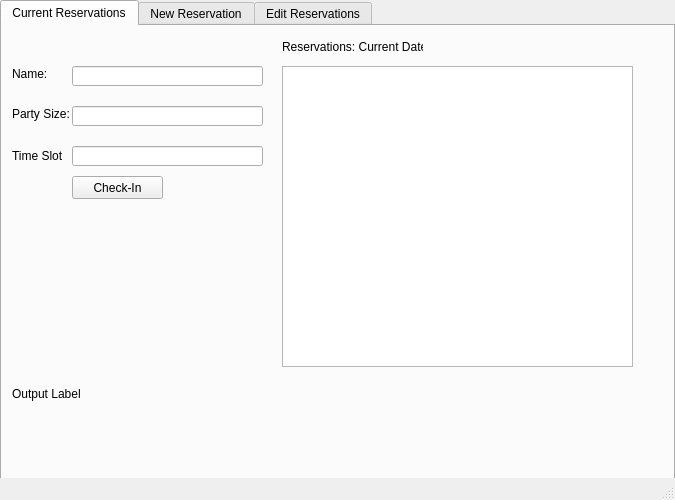
<?xml version="1.0" encoding="UTF-8"?>
<ui version="4.0">
 <class>MainWindow</class>
 <widget class="QMainWindow" name="MainWindow">
  <property name="geometry">
   <rect>
    <x>0</x>
    <y>0</y>
    <width>675</width>
    <height>500</height>
   </rect>
  </property>
  <property name="minimumSize">
   <size>
    <width>675</width>
    <height>500</height>
   </size>
  </property>
  <property name="maximumSize">
   <size>
    <width>675</width>
    <height>500</height>
   </size>
  </property>
  <property name="windowTitle">
   <string>Hibachi Reservation</string>
  </property>
  <widget class="QWidget" name="centralwidget">
   <widget class="QTabWidget" name="tabWidget">
    <property name="geometry">
     <rect>
      <x>0</x>
      <y>0</y>
      <width>675</width>
      <height>500</height>
     </rect>
    </property>
    <property name="minimumSize">
     <size>
      <width>675</width>
      <height>500</height>
     </size>
    </property>
    <property name="maximumSize">
     <size>
      <width>675</width>
      <height>500</height>
     </size>
    </property>
    <property name="currentIndex">
     <number>0</number>
    </property>
    <widget class="QWidget" name="tab">
     <attribute name="title">
      <string>Current Reservations</string>
     </attribute>
     <widget class="QLabel" name="label">
      <property name="geometry">
       <rect>
        <x>280</x>
        <y>10</y>
        <width>141</width>
        <height>21</height>
       </rect>
      </property>
      <property name="text">
       <string>Reservations: Current Date</string>
      </property>
     </widget>
     <widget class="QLabel" name="label_3">
      <property name="geometry">
       <rect>
        <x>10</x>
        <y>40</y>
        <width>61</width>
        <height>16</height>
       </rect>
      </property>
      <property name="text">
       <string>Name:</string>
      </property>
     </widget>
     <widget class="QLabel" name="label_4">
      <property name="geometry">
       <rect>
        <x>10</x>
        <y>120</y>
        <width>51</width>
        <height>20</height>
       </rect>
      </property>
      <property name="text">
       <string>Time Slot:</string>
      </property>
     </widget>
     <widget class="QLineEdit" name="curr_time">
      <property name="geometry">
       <rect>
        <x>70</x>
        <y>120</y>
        <width>191</width>
        <height>20</height>
       </rect>
      </property>
     </widget>
     <widget class="QLineEdit" name="curr_name">
      <property name="geometry">
       <rect>
        <x>70</x>
        <y>40</y>
        <width>191</width>
        <height>20</height>
       </rect>
      </property>
      <property name="text">
       <string/>
      </property>
     </widget>
     <widget class="QPushButton" name="check_in_button">
      <property name="geometry">
       <rect>
        <x>70</x>
        <y>150</y>
        <width>91</width>
        <height>23</height>
       </rect>
      </property>
      <property name="text">
       <string>Check-In</string>
      </property>
     </widget>
     <widget class="QLabel" name="curr_output">
      <property name="geometry">
       <rect>
        <x>10</x>
        <y>360</y>
        <width>601</width>
        <height>16</height>
       </rect>
      </property>
      <property name="text">
       <string>Output Label</string>
      </property>
     </widget>
     <widget class="QListWidget" name="curr_res_lst">
      <property name="geometry">
       <rect>
        <x>280</x>
        <y>40</y>
        <width>351</width>
        <height>301</height>
       </rect>
      </property>
     </widget>
     <widget class="QLineEdit" name="curr_size">
      <property name="geometry">
       <rect>
        <x>70</x>
        <y>80</y>
        <width>191</width>
        <height>20</height>
       </rect>
      </property>
     </widget>
     <widget class="QLabel" name="label_16">
      <property name="geometry">
       <rect>
        <x>10</x>
        <y>80</y>
        <width>61</width>
        <height>16</height>
       </rect>
      </property>
      <property name="text">
       <string>Party Size:</string>
      </property>
     </widget>
    </widget>
    <widget class="QWidget" name="tab_3">
     <attribute name="title">
      <string>New Reservation</string>
     </attribute>
     <widget class="QLabel" name="label_10">
      <property name="geometry">
       <rect>
        <x>10</x>
        <y>20</y>
        <width>41</width>
        <height>16</height>
       </rect>
      </property>
      <property name="text">
       <string>Name:</string>
      </property>
     </widget>
     <widget class="QLabel" name="label_11">
      <property name="geometry">
       <rect>
        <x>180</x>
        <y>100</y>
        <width>47</width>
        <height>14</height>
       </rect>
      </property>
      <property name="text">
       <string/>
      </property>
     </widget>
     <widget class="QLabel" name="label_12">
      <property name="geometry">
       <rect>
        <x>10</x>
        <y>50</y>
        <width>81</width>
        <height>16</height>
       </rect>
      </property>
      <property name="text">
       <string>Phone Number:</string>
      </property>
     </widget>
     <widget class="QLabel" name="label_13">
      <property name="geometry">
       <rect>
        <x>10</x>
        <y>80</y>
        <width>47</width>
        <height>14</height>
       </rect>
      </property>
      <property name="text">
       <string/>
      </property>
     </widget>
     <widget class="QLabel" name="label_15">
      <property name="geometry">
       <rect>
        <x>10</x>
        <y>80</y>
        <width>61</width>
        <height>16</height>
       </rect>
      </property>
      <property name="text">
       <string>Party Size</string>
      </property>
     </widget>
     <widget class="QLineEdit" name="new_name">
      <property name="geometry">
       <rect>
        <x>100</x>
        <y>20</y>
        <width>151</width>
        <height>20</height>
       </rect>
      </property>
     </widget>
     <widget class="QLineEdit" name="new_number">
      <property name="geometry">
       <rect>
        <x>100</x>
        <y>50</y>
        <width>151</width>
        <height>20</height>
       </rect>
      </property>
     </widget>
     <widget class="QLineEdit" name="new_size">
      <property name="geometry">
       <rect>
        <x>100</x>
        <y>80</y>
        <width>151</width>
        <height>20</height>
       </rect>
      </property>
     </widget>
     <widget class="QCalendarWidget" name="new_calender">
      <property name="geometry">
       <rect>
        <x>360</x>
        <y>0</y>
        <width>301</width>
        <height>190</height>
       </rect>
      </property>
     </widget>
     <widget class="QLabel" name="label_17">
      <property name="geometry">
       <rect>
        <x>10</x>
        <y>120</y>
        <width>47</width>
        <height>14</height>
       </rect>
      </property>
      <property name="text">
       <string/>
      </property>
     </widget>
     <widget class="QLabel" name="avail_tables">
      <property name="geometry">
       <rect>
        <x>170</x>
        <y>210</y>
        <width>151</width>
        <height>16</height>
       </rect>
      </property>
      <property name="text">
       <string>Available Tables:</string>
      </property>
     </widget>
     <widget class="QLabel" name="avail_seats">
      <property name="geometry">
       <rect>
        <x>10</x>
        <y>210</y>
        <width>81</width>
        <height>16</height>
       </rect>
      </property>
      <property name="text">
       <string>Available Seats:</string>
      </property>
     </widget>
     <widget class="QListWidget" name="new_res_lst">
      <property name="geometry">
       <rect>
        <x>360</x>
        <y>190</y>
        <width>301</width>
        <height>251</height>
       </rect>
      </property>
     </widget>
     <widget class="QRadioButton" name="rad_400">
      <property name="geometry">
       <rect>
        <x>10</x>
        <y>110</y>
        <width>80</width>
        <height>18</height>
       </rect>
      </property>
      <property name="text">
       <string>4:00 PM</string>
      </property>
      <attribute name="buttonGroup">
       <string notr="true">buttonGroup</string>
      </attribute>
     </widget>
     <widget class="QRadioButton" name="rad_430">
      <property name="geometry">
       <rect>
        <x>90</x>
        <y>110</y>
        <width>80</width>
        <height>18</height>
       </rect>
      </property>
      <property name="text">
       <string>4:30 PM</string>
      </property>
      <attribute name="buttonGroup">
       <string notr="true">buttonGroup</string>
      </attribute>
     </widget>
     <widget class="QRadioButton" name="rad_500">
      <property name="geometry">
       <rect>
        <x>170</x>
        <y>110</y>
        <width>80</width>
        <height>18</height>
       </rect>
      </property>
      <property name="text">
       <string>5:00 PM</string>
      </property>
      <attribute name="buttonGroup">
       <string notr="true">buttonGroup</string>
      </attribute>
     </widget>
     <widget class="QRadioButton" name="rad_600">
      <property name="geometry">
       <rect>
        <x>10</x>
        <y>140</y>
        <width>80</width>
        <height>18</height>
       </rect>
      </property>
      <property name="text">
       <string>6:00 PM</string>
      </property>
      <attribute name="buttonGroup">
       <string notr="true">buttonGroup</string>
      </attribute>
     </widget>
     <widget class="QRadioButton" name="rad_630">
      <property name="geometry">
       <rect>
        <x>90</x>
        <y>140</y>
        <width>80</width>
        <height>18</height>
       </rect>
      </property>
      <property name="text">
       <string>6:30 PM</string>
      </property>
      <attribute name="buttonGroup">
       <string notr="true">buttonGroup</string>
      </attribute>
     </widget>
     <widget class="QRadioButton" name="rad_700">
      <property name="geometry">
       <rect>
        <x>170</x>
        <y>140</y>
        <width>80</width>
        <height>18</height>
       </rect>
      </property>
      <property name="text">
       <string>7:00 PM</string>
      </property>
      <attribute name="buttonGroup">
       <string notr="true">buttonGroup</string>
      </attribute>
     </widget>
     <widget class="QRadioButton" name="rad_730">
      <property name="geometry">
       <rect>
        <x>250</x>
        <y>140</y>
        <width>80</width>
        <height>18</height>
       </rect>
      </property>
      <property name="text">
       <string>7:30 PM</string>
      </property>
      <attribute name="buttonGroup">
       <string notr="true">buttonGroup</string>
      </attribute>
     </widget>
     <widget class="QRadioButton" name="rad_800">
      <property name="geometry">
       <rect>
        <x>10</x>
        <y>170</y>
        <width>80</width>
        <height>18</height>
       </rect>
      </property>
      <property name="text">
       <string>8:00 PM</string>
      </property>
      <attribute name="buttonGroup">
       <string notr="true">buttonGroup</string>
      </attribute>
     </widget>
     <widget class="QRadioButton" name="rad_830">
      <property name="geometry">
       <rect>
        <x>90</x>
        <y>170</y>
        <width>80</width>
        <height>18</height>
       </rect>
      </property>
      <property name="text">
       <string>8:30 PM</string>
      </property>
      <attribute name="buttonGroup">
       <string notr="true">buttonGroup</string>
      </attribute>
     </widget>
     <widget class="QRadioButton" name="rad_530">
      <property name="geometry">
       <rect>
        <x>250</x>
        <y>110</y>
        <width>80</width>
        <height>18</height>
       </rect>
      </property>
      <property name="text">
       <string>5:30 PM</string>
      </property>
      <attribute name="buttonGroup">
       <string notr="true">buttonGroup</string>
      </attribute>
     </widget>
    </widget>
    <widget class="QWidget" name="tab_2">
     <attribute name="title">
      <string>Edit Reservations</string>
     </attribute>
     <widget class="QPushButton" name="edit_del_button">
      <property name="geometry">
       <rect>
        <x>100</x>
        <y>350</y>
        <width>75</width>
        <height>23</height>
       </rect>
      </property>
      <property name="text">
       <string>DELETE</string>
      </property>
     </widget>
     <widget class="QPushButton" name="edit_set_button">
      <property name="geometry">
       <rect>
        <x>440</x>
        <y>350</y>
        <width>75</width>
        <height>23</height>
       </rect>
      </property>
      <property name="text">
       <string>SET</string>
      </property>
     </widget>
     <widget class="QCalendarWidget" name="edit_calender">
      <property name="geometry">
       <rect>
        <x>360</x>
        <y>0</y>
        <width>291</width>
        <height>211</height>
       </rect>
      </property>
     </widget>
     <widget class="QLabel" name="label_2">
      <property name="geometry">
       <rect>
        <x>20</x>
        <y>230</y>
        <width>81</width>
        <height>16</height>
       </rect>
      </property>
      <property name="text">
       <string>Name:          *</string>
      </property>
     </widget>
     <widget class="QLineEdit" name="edit_name">
      <property name="geometry">
       <rect>
        <x>100</x>
        <y>230</y>
        <width>211</width>
        <height>20</height>
       </rect>
      </property>
     </widget>
     <widget class="QLineEdit" name="edit_phone">
      <property name="geometry">
       <rect>
        <x>100</x>
        <y>290</y>
        <width>211</width>
        <height>20</height>
       </rect>
      </property>
     </widget>
     <widget class="QLineEdit" name="edit_size">
      <property name="geometry">
       <rect>
        <x>100</x>
        <y>260</y>
        <width>211</width>
        <height>20</height>
       </rect>
      </property>
     </widget>
     <widget class="QLabel" name="label_5">
      <property name="geometry">
       <rect>
        <x>20</x>
        <y>260</y>
        <width>81</width>
        <height>16</height>
       </rect>
      </property>
      <property name="text">
       <string>Party Size:    *</string>
      </property>
     </widget>
     <widget class="QLabel" name="label_6">
      <property name="geometry">
       <rect>
        <x>20</x>
        <y>290</y>
        <width>91</width>
        <height>16</height>
       </rect>
      </property>
      <property name="text">
       <string>Phone Number:</string>
      </property>
     </widget>
     <widget class="QLineEdit" name="edit_time">
      <property name="geometry">
       <rect>
        <x>100</x>
        <y>320</y>
        <width>211</width>
        <height>20</height>
       </rect>
      </property>
     </widget>
     <widget class="QLabel" name="label_7">
      <property name="geometry">
       <rect>
        <x>20</x>
        <y>320</y>
        <width>47</width>
        <height>14</height>
       </rect>
      </property>
      <property name="text">
       <string/>
      </property>
     </widget>
     <widget class="QLabel" name="label_8">
      <property name="geometry">
       <rect>
        <x>20</x>
        <y>320</y>
        <width>71</width>
        <height>16</height>
       </rect>
      </property>
      <property name="text">
       <string>Time Slot:    *</string>
      </property>
     </widget>
     <widget class="QLabel" name="label_9">
      <property name="geometry">
       <rect>
        <x>10</x>
        <y>390</y>
        <width>651</width>
        <height>31</height>
       </rect>
      </property>
      <property name="text">
       <string>Output Label</string>
      </property>
     </widget>
     <widget class="QListWidget" name="edit_res_list">
      <property name="geometry">
       <rect>
        <x>0</x>
        <y>0</y>
        <width>351</width>
        <height>211</height>
       </rect>
      </property>
     </widget>
     <widget class="QLabel" name="label_14">
      <property name="geometry">
       <rect>
        <x>330</x>
        <y>230</y>
        <width>61</width>
        <height>16</height>
       </rect>
      </property>
      <property name="text">
       <string>New Name:</string>
      </property>
     </widget>
     <widget class="QLabel" name="label_18">
      <property name="geometry">
       <rect>
        <x>330</x>
        <y>260</y>
        <width>91</width>
        <height>16</height>
       </rect>
      </property>
      <property name="text">
       <string>New Party Size:</string>
      </property>
     </widget>
     <widget class="QLabel" name="label_19">
      <property name="geometry">
       <rect>
        <x>330</x>
        <y>290</y>
        <width>121</width>
        <height>16</height>
       </rect>
      </property>
      <property name="text">
       <string>New Phone Number:</string>
      </property>
     </widget>
     <widget class="QLabel" name="label_20">
      <property name="geometry">
       <rect>
        <x>330</x>
        <y>320</y>
        <width>121</width>
        <height>16</height>
       </rect>
      </property>
      <property name="text">
       <string>New Time Slot:</string>
      </property>
     </widget>
     <widget class="QLineEdit" name="edit_new_name">
      <property name="geometry">
       <rect>
        <x>440</x>
        <y>230</y>
        <width>211</width>
        <height>20</height>
       </rect>
      </property>
     </widget>
     <widget class="QLineEdit" name="edit_new_size">
      <property name="geometry">
       <rect>
        <x>440</x>
        <y>260</y>
        <width>211</width>
        <height>20</height>
       </rect>
      </property>
      <property name="text">
       <string/>
      </property>
     </widget>
     <widget class="QLineEdit" name="edit_new_number">
      <property name="geometry">
       <rect>
        <x>440</x>
        <y>290</y>
        <width>211</width>
        <height>20</height>
       </rect>
      </property>
     </widget>
     <widget class="QLineEdit" name="edit_new_time">
      <property name="geometry">
       <rect>
        <x>440</x>
        <y>320</y>
        <width>211</width>
        <height>20</height>
       </rect>
      </property>
     </widget>
    </widget>
   </widget>
  </widget>
  <widget class="QMenuBar" name="menubar">
   <property name="geometry">
    <rect>
     <x>0</x>
     <y>0</y>
     <width>675</width>
     <height>22</height>
    </rect>
   </property>
  </widget>
  <widget class="QStatusBar" name="statusbar"/>
 </widget>
 <resources/>
 <connections/>
 <buttongroups>
  <buttongroup name="buttonGroup"/>
 </buttongroups>
</ui>
